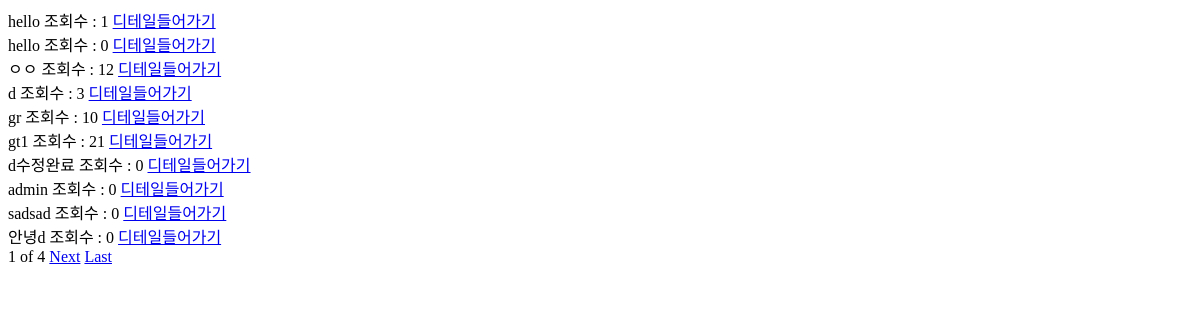
Before: /notice/ with the older database file.
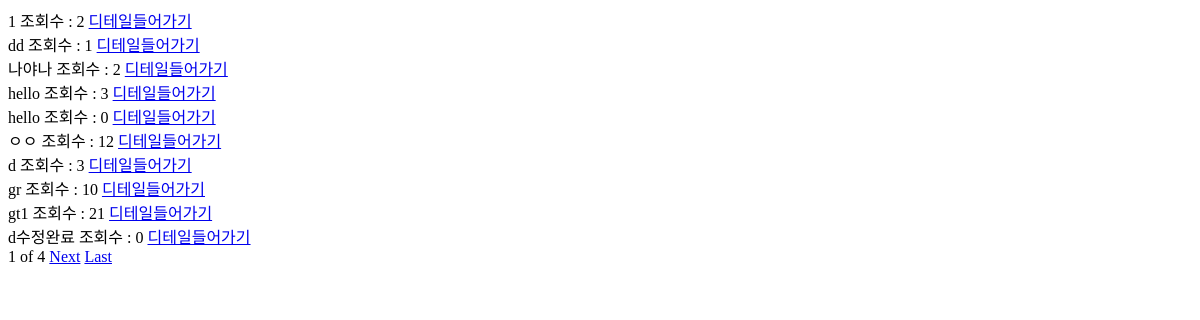
After: the same page with the newer database file.
### board/models.py (models this page shows, shortened)
class NoticeBoard(models.Model):
    title = models.CharField(max_length=100)
    author = models.ForeignKey(settings.AUTH_USER_MODEL, default=1,on_delete=models.CASCADE) # 유저 지워지면 다 지워지게
    text = RichTextUploadingField()
    created_date = models.DateTimeField(auto_now_add=True)
    hits =  models.PositiveIntegerField(default = 0) #조회수

### board/views.py (the view)
# urls.py: path('notice/', notice , name='notice'),
def notice(request):
    notice = NoticeBoard.objects.all().order_by('-id')
    paginator = Paginator(notice , 10) #10페이지씩 자르기
    page = request.GET.get('page')
    posts = paginator.get_page(page) #request된 페이지를 담는다
    return render(request, 'notice.html' , {'notices' : notice , 'notice_posts' : posts})

### board/templates/notice.html (shortened to what this page needs)
<!DOCTYPE html>
<html lang="en">
<head>
</head>
<body>
        {% for notice in notice_posts %}
            {{notice.title}}
            조회수 : {{notice.hits}}
        <a href="{%url 'notice_detail' notice.id%}">디테일들어가기</a>
        <br>
        {% endfor %}
        <span>{{notice_posts.number}}</span>
        <span>of</span>
        <span>{{notice_posts.paginator.num_pages}}</span>
        {% if notice_posts.has_next %}
        <a href="?page={{notice_posts.next_page_number}}">Next</a>
        <a href="?page={{notice_posts.paginator.num_pages}}">Last</a>
        {% endif %}
</body>
</html>

Changed rows visible on the page:
no longer on this page (row unchanged): NoticeBoard: title "admin", hits "0"
no longer on this page (row unchanged): NoticeBoard: title "sadsad", hits "0"
no longer on this page (row unchanged): NoticeBoard: title "안녕d", hits "0"
added NoticeBoard: title "1", hits "2"
added NoticeBoard: title "dd", hits "1"
added NoticeBoard: title "나야나", hits "2"
changed NoticeBoard (number 4 of 10 on the later page): hits "1" → "3"
